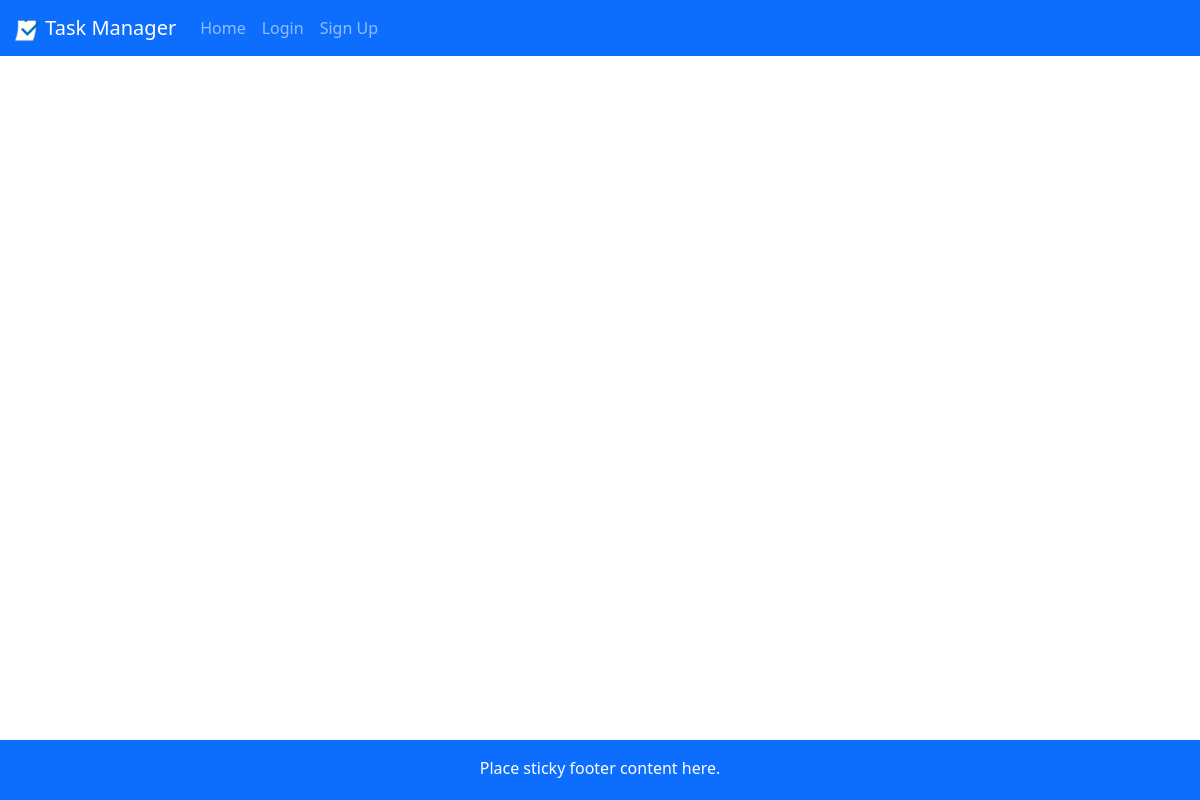
Before: /view with the older database file.
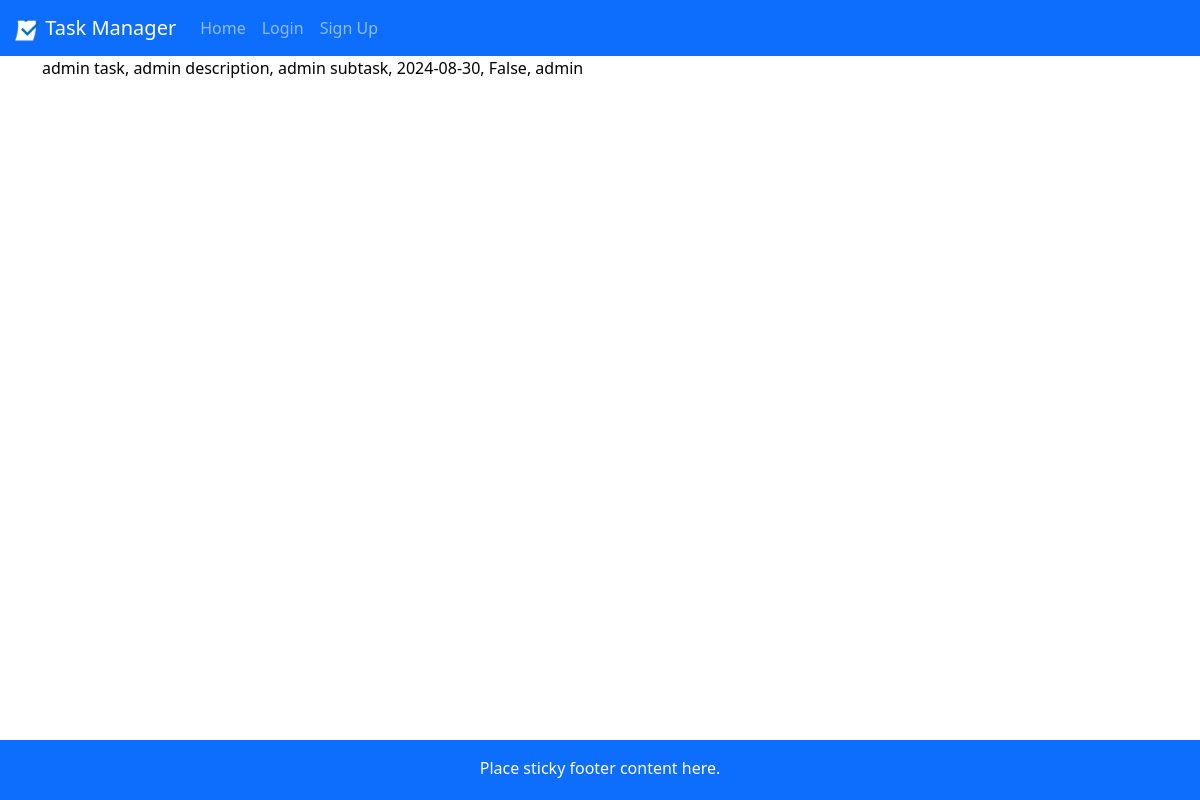
After: the same page with the newer database file.
### app.py (models this page shows, shortened)
class Task(db.Model):
    __tablename__ = 'Task'
    id = db.Column(db.Integer, primary_key = True)
    title = db.Column(db.String(100), nullable = False)
    description = db.Column(db.String(200), default = None)
    checklist_item = db.Column(db.String(100), default = None)
    due_date = db.Column(db.Date, default = None)
    completed = db.Column(db.Boolean, default = False)
    user_lower = db.Column(db.String(20), nullable = False) # matches user_lower in "User" class

### app.py (the view)
@app.route("/view")
def view():
    return render_template("view.html", values=Task.query.all())

### app.py (called while the page is built)
@app.before_request
def check_user_existence():
    if "user" in session:
        user_lower = session["user"].lower()
        if not User.query.filter_by(user_lower=user_lower).first():
            session.pop("user", None)
            flash("Your account no longer exists. Please log in again.", "error")
            return redirect(url_for("login"))

### templates/view.html
{% extends "layout.html" %}
{% block content %}
{% for item in values %}
<p>{{item.title}}, {{item.description}}, {{item.checklist_item}}, {{item.due_date}}, {{item.completed}},
    {{item.user_lower}}</p>
{% endfor %}
{% endblock %}

Changed rows visible on the page:
added Task: title "admin task", description "admin description", checklist_item "admin subtask", due_date "2024-08-30", completed "False", user_lower "admin"
